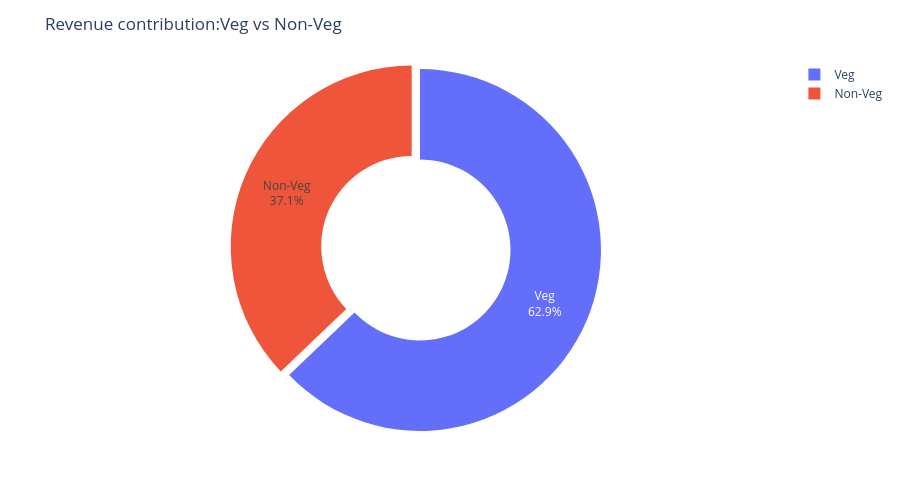

Notebook cell for this chart:
### Code cell
fig=px.pie(
    food_revenue,
    values="Price (INR)",
    names="Food Category",
    hole=0.5,
    title="Revenue contribution:Veg vs Non-Veg",
)
fig.update_traces(
    textinfo="percent+label",
    pull=[0.05,0]
)
fig.update_layout(
    height=500,
    margin=dict(t=60,b=60,l=60,r=60)
)
fig.show()

### Figure 1 — Plotly figure (JSON) as saved in the notebook; plotly's stock layout.template omitted (floating-point values rounded to 4 significant figures)
{"data": [{"domain": {"x": [0, 1], "y": [0, 1]}, "hole": 0.5, "hovertemplate": "Food Category=%{label}<br>Price (INR)=%{value}<extra></extra>", "labels": ["Non-Veg", "Veg"], "legendgroup": "", "name": "", "pull": [0.05, 0], "showlegend": true, "textinfo": "percent+label", "type": "pie", "values": [19680000.0, 33330000.0]}], "layout": {"height": 500, "legend": {"tracegroupgap": 0}, "margin": {"b": 60, "l": 60, "r": 60, "t": 60}, "title": {"text": "Revenue contribution:Veg vs Non-Veg"}}}
